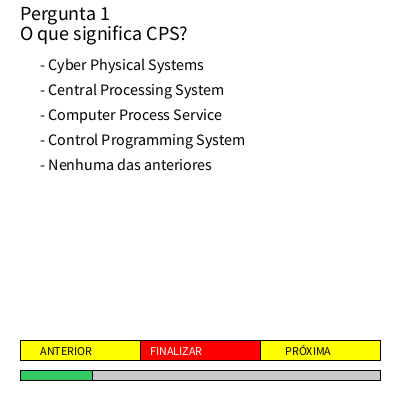
Frame 1 (no input)
Frame 60 (the mouse pressed at the canvas centre just before this capture): identical to frame 1, image omitted
Frame 120 (the mouse held since frame 60 and released just before this capture): identical to frame 1, image omitted

The Processing sketch that drew this single still picture (run headless with seeded random() and noise(); from frame 60 on, the mouse is pressed at the canvas centre):

// Processing sketch: quiz_completo
// ── quiz_completo.pde
String [] perguntas;
String [][] respostas;
int [] respostas_dadas;
int resposta_dada = 0;
int [] respostas_corretas;
int p = 0, score = 0;
boolean finalizado = false;
boolean s_score = false;

void setup(){ 
  size(400,400);
  textSize(20);
  
  perguntas = new String[5]; 
  respostas = new String[5][5];
  respostas_dadas = new int[5];
  respostas_corretas = new int[5];
  inicializa();
}

void botoes(){
  textSize(12);
  
  fill(255,255,0);
  rect(20, 340, 360/3, 20);
  fill(0);
  text("ANTERIOR",40,355);
  
  fill(255,0,0);
  rect(20+360/3, 340, 360/3, 20); 
  fill(255);
  text("FINALIZAR",150,355);
  
  fill(255,255,0);
  rect(20+2*360/3, 340, 360/3, 20); 
  fill(0);
  text("PRÓXIMA",285,355);
  
  textSize(20);
}

void mostraPergunta(int x, int y, int indicePergunta){  
  // mostra a pergunta
  textSize(20); fill(0);
  text("Pergunta " + (p+1), x, y-20);
  text(perguntas[indicePergunta], x, y);  
  // controla a posição vertical
  int yAtual = y + 30; 
  // mostra as respostas
  textSize(16);
  for(int i = 0; i < respostas[indicePergunta].length; i++){
    if(i==respostas_dadas[p]-1) fill(255,0,0); else fill(0);
    text("- " + respostas[indicePergunta][i], x + 20, yAtual);
    yAtual += 25;
  }
}

void keyPressed(){
    if (key == CODED) {
      if (keyCode == RIGHT) if (p<4) {p++; resposta_dada=0;}
      if (keyCode == LEFT)  if (p>0) {p--; resposta_dada=0;}
    }    
    else
    {
      resposta_dada = int(key)-48;
       if (resposta_dada<=5) 
       {
     //    println("pergunta "+ int(int(p)+1) + " resposta dada:" + resposta_dada);
         respostas_dadas[p] = resposta_dada;
       } else println("número de resposta incorreto");
    }
}

void mousePressed(){
  //   rect(20, 340, 360/3, 20); AVANÇA
  if(mouseX>20 && mouseX< 20+360/3 && mouseY>340 && mouseY<340+20) 
    if (p>0) p--;
  //   rect(20+2*360/3, 340, 360/3, 20); RETORNA
  if(mouseX>20+2*360/3 && mouseX< 20+3*360/3 && mouseY>340 && mouseY<340+20) 
    if (p<4) p++;
  //   rect(20+360/3, 340, 360/3, 20); FINALIZA
   if(mouseX>20+360/3 && mouseX<20+360/3+360/3 && mouseY>340 && mouseY<340+20) 
     if (p==4){
       score();
       finalizado= true;
   }
}

void barraProgresso(){
  fill(200);
  rect(20, 370, 360, 10);
  fill(50, 200, 100);
  float progresso = (p+1)/5.0;
  rect(20, 370, 360 * progresso, 10);
}

void score(){
  // cálculo do score
  score = 0;
  for (int i=0; i<5; i++) {
    if(respostas_corretas[i] == respostas_dadas[i]){
      score++;
    }
  }  
  s_score = true;
}

void finaliza(){

  fill(255);
  rect(0,0,width,height);

  fill(0);
  text("Score: "+score+"/5",20,20);
  text("GABARITO",20,50);

  int x = 20;
  int y = 70;

  for(int i=0;i<5;i++){

    text(perguntas[i],x,y);
    y += 20;

    text("Correta: "+respostas[i][respostas_corretas[i]-1],x+20,y);
    y += 20;

    if(respostas_dadas[i]!=0){
      text("Sua resposta: "+respostas[i][respostas_dadas[i]-1],x+20,y);
    }else{
      text("Sua resposta: Não respondida",x+20,y);
    }

    y += 30;
  }
}

void draw(){
    background(255);
    fill(0); 
    botoes();
    mostraPergunta(20,40,p); 
    barraProgresso();
    if (finalizado) finaliza();
}

// ── inicializa.pde
void inicializa(){
  
  perguntas[0] = "O que significa CPS?";
  perguntas[1] = "Qual sensor mede temperatura?";
  perguntas[2] = "Qual protocolo é comum em IoT?";
  perguntas[3] = "Arduíno é:";
  perguntas[4] = "Uma Smart City utiliza:";
  
  respostas[0][0] ="Cyber Physical Systems";
  respostas[0][1] ="Central Processing System";
  respostas[0][2] ="Computer Process Service";
  respostas[0][3] ="Control Programming System";
  respostas[0][4] ="Nenhuma das anteriores";
  
  respostas[1][0] ="Sensor Ultrassônico";
  respostas[1][1] ="Sensor DHT11";
  respostas[1][2] ="Sensor PIR";
  respostas[1][3] ="LDR";
  respostas[1][4] ="Joystick";
  
  respostas[2][0] ="HTTP";
  respostas[2][1] ="MQTT";
  respostas[2][2] ="FTP";
  respostas[2][3] ="SMTP";
  respostas[2][4] ="USB";
  
  respostas[3][0] ="Um sistema operacional";
  respostas[3][1] ="Uma placa microcontroladora";
  respostas[3][2] ="Um banco de dados";
  respostas[3][3] ="Um sensor";
  respostas[3][4] ="Um protocolo";
  
  respostas[4][0] ="Apenas computadores";
  respostas[4][1] ="Somente internet";
  respostas[4][2] ="Sensores, comunicação e automação";
  respostas[4][3] ="Apenas câmeras";
  respostas[4][4] ="Somente aplicativos";
  
  respostas_corretas[0] = 1;
  respostas_corretas[1] = 2;
  respostas_corretas[2] = 2;
  respostas_corretas[3] = 2;
  respostas_corretas[4] = 3;
}
